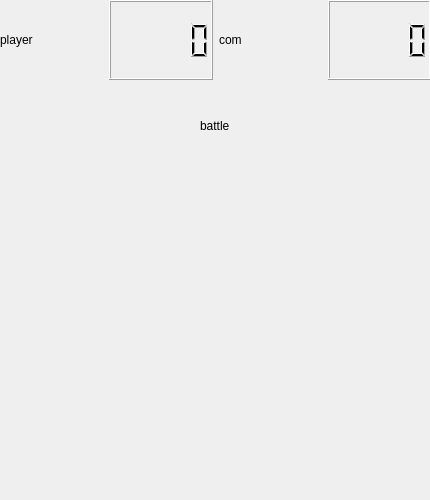
<?xml version="1.0" encoding="UTF-8"?>
<ui version="4.0">
 <class>Battlecom</class>
 <widget class="QWidget" name="Battlecom">
  <property name="geometry">
   <rect>
    <x>0</x>
    <y>0</y>
    <width>430</width>
    <height>500</height>
   </rect>
  </property>
  <property name="windowTitle">
   <string>Form</string>
  </property>
  <widget class="QLabel" name="label">
   <property name="geometry">
    <rect>
     <x>200</x>
     <y>120</y>
     <width>47</width>
     <height>12</height>
    </rect>
   </property>
   <property name="text">
    <string>battle</string>
   </property>
  </widget>
  <widget class="QWidget" name="horizontalLayoutWidget">
   <property name="geometry">
    <rect>
     <x>0</x>
     <y>0</y>
     <width>431</width>
     <height>80</height>
    </rect>
   </property>
   <layout class="QHBoxLayout" name="horizontalLayout">
    <item>
     <widget class="QLabel" name="label_2">
      <property name="text">
       <string>player</string>
      </property>
     </widget>
    </item>
    <item>
     <widget class="QLCDNumber" name="lcdNumber_2"/>
    </item>
    <item>
     <widget class="QLabel" name="label_3">
      <property name="text">
       <string>com</string>
      </property>
     </widget>
    </item>
    <item>
     <widget class="QLCDNumber" name="lcdNumber"/>
    </item>
   </layout>
  </widget>
 </widget>
 <resources/>
 <connections/>
</ui>
